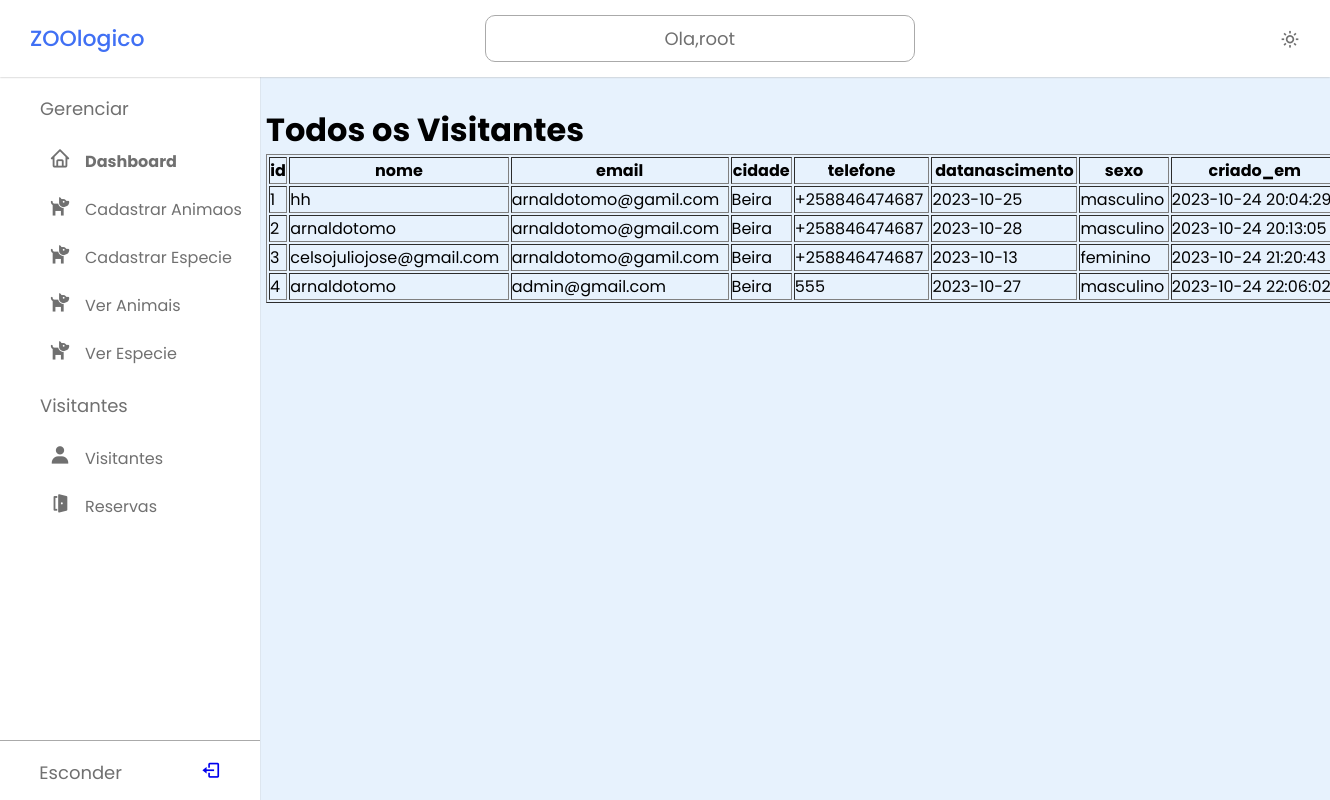
Page /admin/views/visitante.php (signed in) on the committed database.
### tables this page shows
CREATE TABLE `users` (
  `id` int NOT NULL AUTO_INCREMENT,
  `username` varchar(45) DEFAULT NULL,
  `password` varchar(45) DEFAULT NULL,
  `email` varchar(45) DEFAULT NULL,
  `sexo` varchar(45) DEFAULT NULL,
  `telefone` varchar(45) DEFAULT NULL,
  `cidade` varchar(45) DEFAULT NULL,
  `datanascimento` varchar(45) DEFAULT NULL,
  `criado_em` datetime DEFAULT NULL,
  PRIMARY KEY (`id`)
);

### admin/views/visitante.php (the view, shortened to what this page needs)
<?php
include '../../configs/database.php';
if (isset($_COOKIE['root'])) {
    $root = $_COOKIE['root'];
} else {
    $_SESSION['error_message'] = "Voce nao esta autenticado.";
    header('Location: ../index.php');
    exit;
}
$sql = "SELECT * FROM users";
$result = $conn->query($sql);
?>
<!DOCTYPE html>
<html lang="en">
<head>
    <link href="https://unpkg.com/boxicons@2.1.4/css/boxicons.min.css" rel="stylesheet" />
    <link rel="stylesheet" href="../assets/css/styles.css" />
</head>
<body>
    <nav class="navbar">
        <div class="logo_item">
            </i>ZOOlogico
        </div>
        <div class="search_bar">
            <input type="text" style="text-align: center;" disabled value="Ola,<?php echo $root; ?>" />
        </div>
        <div class="navbar_content">
            <i class='bx bx-sun' id="darkLight"></i>
        </div>
    </nav>
    <nav class="sidebar">
        <div class="menu_content">
            <ul class="menu_items">
                <div class="menu_title menu_dahsboard"></div>
                <li class="item">
                    <a href="./index.php" class="nav_link">
                        <span class="navlink_icon">
                            <i class="bx bx-home"></i>
                        </span>
                        <span class="navlink"> <b>Dashboard</b></span>
                    </a>
                </li>
                <li class="item">
                    <a href="./cadatrar.php" class="nav_link">
                        <span class="navlink_icon">
                            <i class="bx bxs-dog"></i>
                        </span>
                        <span class="navlink"> Cadastrar Animaos</span>
                    </a>
                </li>
                <li class="item">
                    <a href="./cadastarEspecie.php" class="nav_link">
                        <span class="navlink_icon">
                            <i class="bx bxs-dog"></i>
                        </span>
                        <span class="navlink"> Cadastrar Especie</span>
                    </a>
                </li>
                <li class="item">
                    <a href="./verAnimas.php" class="nav_link">
                        <span class="navlink_icon">
                            <i class="bx bxs-dog"></i>
                        </span>
                        <span class="navlink"> Ver Animais</span>
                    </a>
                </li>
                <li class="item">
                    <a href="./verEspecie.php" class="nav_link">
                        <span class="navlink_icon">
                            <i class="bx bxs-dog"></i>
                        </span>
                        <span class="navlink"> Ver Especie</span>
                    </a>
                </li>
            </ul>
            <ul class="menu_items">
                <div class="menu_title menu_editor"></div>
                <li class="item">
                    <a href="./visitante.php" class="nav_link">
                        <span class="navlink_icon">
                            <i class="bx bxs-user"></i>
                        </span>
                        <span class="navlink"> Visitantes</span>
                    </a>
                </li>
                <li class="item">
                    <a href="./bilhetes.php" class="nav_link">
                        <span class="navlink_icon">
                            <i class='bx bxs-door-open'></i>
                        </span>
                        <span class="navlink">Reservas</span>
                    </a>
                </li>
            </ul>
            <div class="bottom_content">
                <div class="bottom expand_sidebar">
                    <span> Expandir</span>
                </div>
                <div class="bottom collapse_sidebar">
                    <span> Esconder</span> <a href="./logout.php"> <i class='bx bx-log-out'></i></a>
                </div>
            </div>
        </div>
    </nav>
    <div class="animas">
        <h1>Todos os Visitantes</h1>
        <table border="1px" style="width: 1080px;">
            <thead>
                <tr>
                    <th>id</th>
                    <th>nome </th>
                    <th>email </th>
                    <th>cidade </th>
                    <th>telefone </th>
                    <th>datanascimento </th>
                    <th>sexo </th>
                    <th>criado_em </th>
                </tr>
            </thead>
            <tbody>
                <?php
                if ($result->num_rows > 0) {
                    while ($row = $result->fetch_assoc()) {
                        echo '<td>' . $row["id"] . '</td>';
                        echo '<td>' . $row["username"] . '</td>';
                        echo '<td>' . $row["email"] . '</td>';
                        echo '<td>' . $row["cidade"] . '</td>';
                        echo '<td>' . $row["telefone"] . '</td>';
                        echo '<td>' . $row["datanascimento"] . '</td>';
                        echo '<td>' . $row["sexo"] . '</td>';
                        echo '<td>' . $row["criado_em"] . '</td>';
                    }
                    echo '</table>';
                } else {
                    echo "Nenhum animal cadastrado ainda.";
                }
                ?>
    </div>
</body>

### admin/assets/css/styles.css (style rules this page uses)
* { margin: 0; padding: 0; box-sizing: border-box; font-family: "Poppins", sans-serif; }
:root { --white-color: #fff; --blue-color: #4070f4; --grey-color: #707070; --grey-color-light: #aaa; }
body { background-color: #e7f2fd; transition: all 0.5s ease; }
.navbar { position: fixed; top: 0; width: 100%; left: 0; background-color: var(--white-color); display: flex; align-items: center; justify-content: space-between; padding: 15px 30px; z-index: 1000; box-shadow: 0 0 2px var(--grey-color-light); }
.logo_item { display: flex; align-items: center; column-gap: 10px; font-size: 22px; font-weight: 500; color: var(--blue-color); }
.search_bar { height: 47px; max-width: 430px; width: 100%; }
.search_bar input { height: 100%; width: 100%; border-radius: 10px; font-size: 18px; outline: none; background-color: var(--white-color); color: var(--grey-color); border: 1px solid var(--grey-color-light); padding: 0 20px; }
.navbar_content { display: flex; align-items: center; column-gap: 25px; }
.navbar_content i { cursor: pointer; font-size: 20px; color: var(--grey-color); }
.sidebar { background-color: var(--white-color); width: 260px; position: fixed; top: 0; left: 0; height: 100%; padding: 80px 20px; z-index: 100; overflow-y: scroll; box-shadow: 0 0 1px var(--grey-color-light); transition: all 0.5s ease; }
.menu_content { position: relative; }
.menu_title { margin: 15px 0; padding: 0 20px; font-size: 18px; }
.menu_title::before { color: var(--grey-color); white-space: nowrap; }
.menu_dahsboard::before { content: "Gerenciar"; }
.menu_editor::before { content: "Visitantes"; }
.menu_items { padding: 0; list-style: none; }
.navlink_icon { position: relative; font-size: 22px; min-width: 50px; line-height: 40px; display: inline-block; text-align: center; border-radius: 6px; }
.navlink_icon::before { content: ""; position: absolute; height: 100%; width: calc(100% + 100px); left: -20px; }
.sidebar .nav_link { display: flex; align-items: center; width: 100%; padding: 4px 15px; border-radius: 8px; text-decoration: none; color: var(--grey-color); white-space: nowrap; }
.bottom_content { position: fixed; bottom: 60px; left: 0; width: 260px; cursor: pointer; transition: all 0.5s ease; }
.bottom { position: absolute; display: flex; align-items: center; left: 0; justify-content: space-around; padding: 18px 0; text-align: center; width: 100%; color: var(--grey-color); border-top: 1px solid var(--grey-color-light); background-color: var(--white-color); }
.bottom i { font-size: 20px; }
.bottom span { font-size: 18px; }
.animas { margin-left: 20%; margin-top: 8%; }

### rows in the picture
users: id "1", username "hh", email "arnaldotomo@gamil.com", cidade "Beira", telefone "+258846474687", datanascimento "2023-10-25", sexo "masculino", criado_em "2023-10-24 20:04:29"
users: id "2", username "arnaldotomo", email "arnaldotomo@gmail.com", cidade "Beira", telefone "+258846474687", datanascimento "2023-10-28", sexo "masculino", criado_em "2023-10-24 20:13:05"
users: id "3", username "celsojuliojose@gmail.com", email "arnaldotomo@gamil.com", cidade "Beira", telefone "+258846474687", datanascimento "2023-10-13", sexo "feminino", criado_em "2023-10-24 21:20:43"
users: id "4", username "arnaldotomo", email "admin@gmail.com", cidade "Beira", telefone "555", datanascimento "2023-10-27", sexo "masculino", criado_em "2023-10-24 22:06:02"
